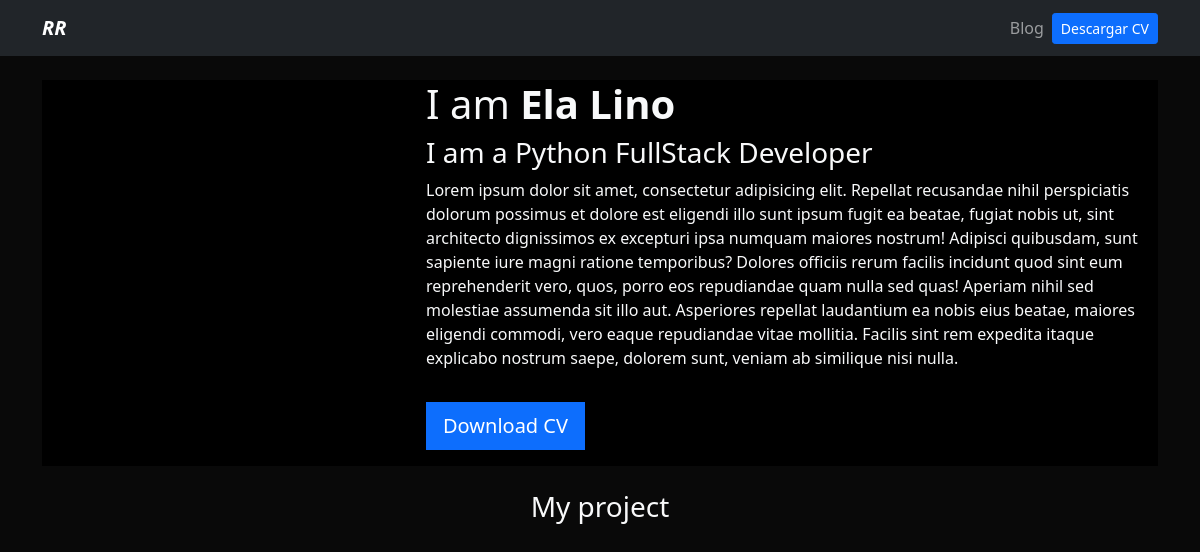
The app's page /, older data.
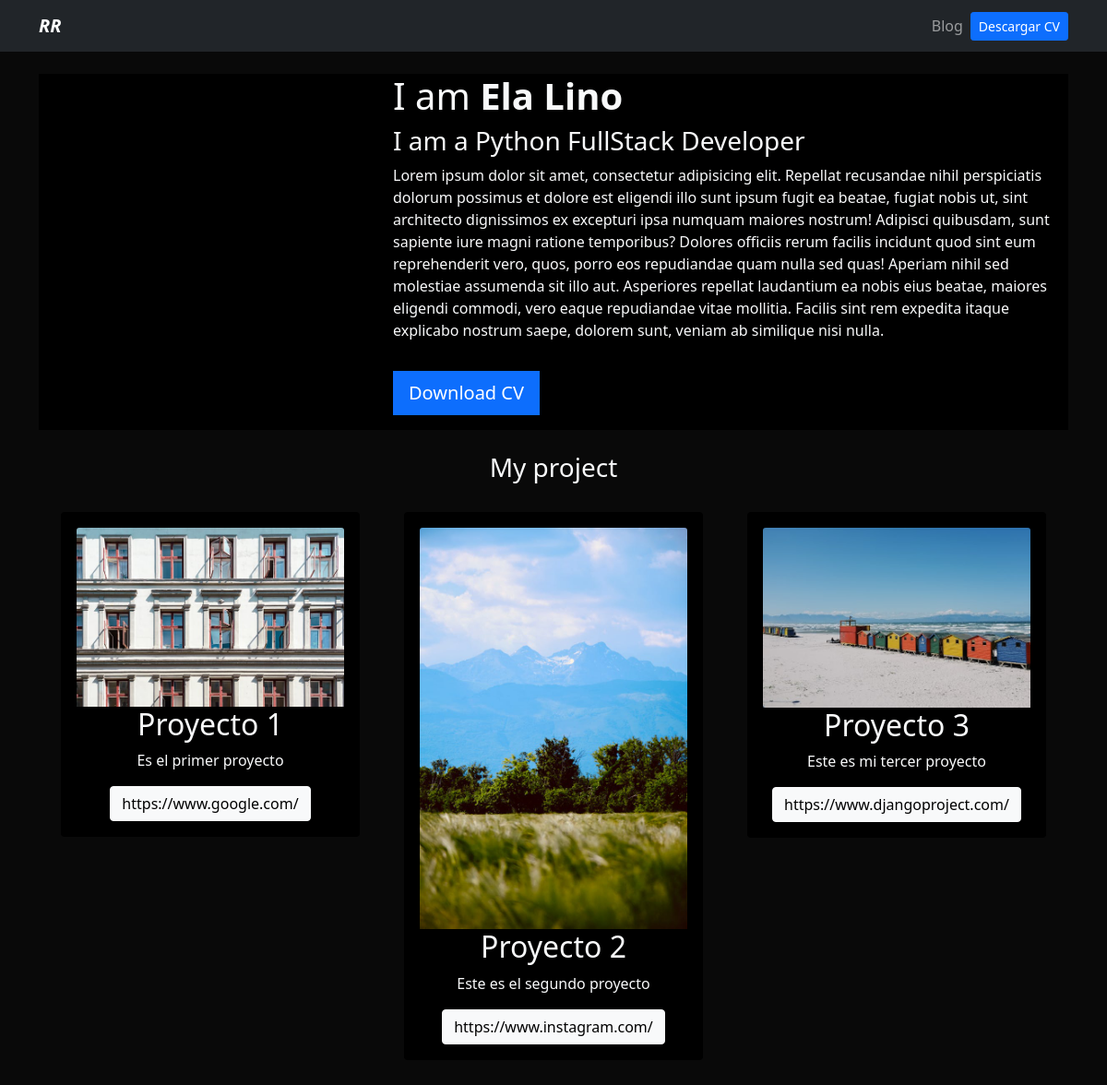
The same page, newer data.
### portfolio/models.py (models this page shows)
class Proyect (models.Model):
    titulo = CharField(max_length=100)
    descripcion = CharField(max_length=250)
    imagen = ImageField(upload_to='portfolio/images/')
    url= models.URLField(blank=True)

### portfolio/views.py (the view)
# urls.py: 2. Add a URL to urlpatterns:  path('', views.home, name='home')
def home(request):
    projects = Proyect.objects.all()
    return render(request , 'home.html', {'projects':projects} )

### portfolio/templates/home.html (shortened to what this page needs)
{% extends "layout.html" %}
{% block content  %}
{% load static %}
<header class="row bg-black">
    <div class="col-md-4 my-auto">
    </div>
    <div class="col-md-8 my-auto">
        <h1>I am <strong>Ela Lino</strong></h1>
        <h3>I am a Python FullStack Developer</h3>
        <p>Lorem ipsum dolor sit amet, consectetur adipisicing elit. Repellat recusandae nihil perspiciatis dolorum
            possimus et dolore est eligendi illo sunt ipsum fugit ea beatae, fugiat nobis ut, sint architecto
            dignissimos ex excepturi ipsa numquam maiores nostrum! Adipisci quibusdam, sunt sapiente iure magni ratione
            temporibus? Dolores officiis rerum facilis incidunt quod sint eum reprehenderit vero, quos, porro eos
            repudiandae quam nulla sed quas! Aperiam nihil sed molestiae assumenda sit illo aut. Asperiores repellat
            laudantium ea nobis eius beatae, maiores eligendi commodi, vero eaque repudiandae vitae mollitia. Facilis
            sint rem expedita itaque explicabo nostrum saepe, dolorem sunt, veniam ab similique nisi nulla.
        </p>
        <a class="btn btn-primary btn-lg rounded-0 my-3" href="{% static 'porfolio/cvPython.pdf' %}"
            target="_blank">Download CV</a>
    </div>
</header>
<div class='row my-4 text-center'>
    <h3>My project</h3>
    {% for project in projects %}
    <div class="col-md-4 p-4">
        <div class="card bg-black card-project">
            <div class='card-body'>
                <img src='{{project.imagen.url}}' alt='{{project.titulo}}' class='card-img-top'>
                <h2> {{project.titulo}}</h2>
                <p>{{project.descripcion}}</p>
                {% if project.url  %}
                <a href='{{project.url}}' class='btn btn-light' target='_blank'>{{project.url}}</a>
                {% endif %}
            </div>
        </div>
    </div>
    {% endfor %}
</div>
{% endblock  %}

### portfolio/templates/layout.html (shortened to what this page needs)
{% load static %}
<!DOCTYPE html>
<html lang="en">
<head>
    <link href="https://cdn.jsdelivr.net/npm/bootstrap@5.0.2/dist/css/bootstrap.min.css" rel="stylesheet">
    <link rel="stylesheet" href="{% static 'main.css' %}">
</head>
<body class="text-light">
    {% include "partials/navbar.html" %}
    <div class="container p-4">
        {% block content %}
        {% endblock  %}
    </div>
</body>
</html>

### portfolio/templates/partials/navbar.html (shortened to what this page needs)
{% load static %}
<nav class="navbar navbar-expand-lg navbar-dark bg-dark">
    <div class="container">
      <a class="navbar-brand fw-bold fst-italic" href="/">RR</a>
      <div class="collapse navbar-collapse" id="navbarNav">
        <ul class="navbar-nav ms-auto">
          <li class="nav-item">
            <a class="nav-link" href="{% url 'blog:post' %}">Blog</a>
          </li>
          <li class="nav-item d-flex align-items-center">
            <a class="btn btn-primary btn-sm" href="{% static "porfolio/cvPython.pdf"%}" target='_blank'>Descargar CV</a>
          </li>
        </ul>
      </div>
    </div>
  </nav>

### portfolio/static/main.css (style rules this page uses)
body { background-color: #090909; }
.bg-black { background-color: black; }

Row changes from the older to the newer data that the page shows:
added Proyect: imagen (picture), titulo "Proyecto 1", descripcion "Es el primer proyecto", url "https://www.google.com/"
added Proyect: imagen (picture), titulo "Proyecto 2", descripcion "Este es el segundo proyecto", url "https://www.instagram.com/"
added Proyect: imagen (picture), titulo "Proyecto 3", descripcion "Este es mi tercer proyecto", url "https://www.djangoproject.com/"
